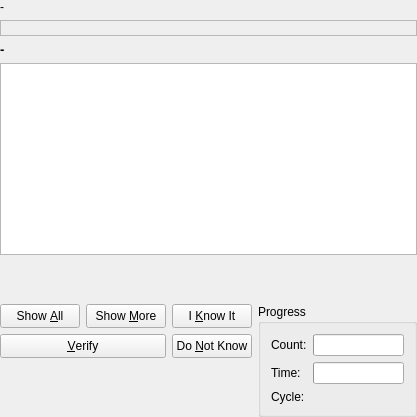
<ui version="4.0" >
 <author>Peter Hedlund &lt;peter.hedlund@kdemail.net></author>
 <comment></comment>
 <exportmacro></exportmacro>
 <class>SimpleQueryDlgForm</class>
 <widget class="QWidget" name="SimpleQueryDlgForm" >
  <property name="geometry" >
   <rect>
    <x>0</x>
    <y>0</y>
    <width>392</width>
    <height>417</height>
   </rect>
  </property>
  <property name="sizePolicy" >
   <sizepolicy>
    <hsizetype>5</hsizetype>
    <vsizetype>5</vsizetype>
    <horstretch>0</horstretch>
    <verstretch>0</verstretch>
   </sizepolicy>
  </property>
  <layout class="QVBoxLayout" >
   <property name="margin" >
    <number>0</number>
   </property>
   <property name="spacing" >
    <number>6</number>
   </property>
   <item>
    <layout class="QVBoxLayout" >
     <property name="margin" >
      <number>0</number>
     </property>
     <property name="spacing" >
      <number>6</number>
     </property>
     <item>
      <widget class="QLabel" name="queryLabel" >
       <property name="text" >
        <string>-</string>
       </property>
      </widget>
     </item>
     <item>
      <widget class="QLabel" name="queryField" >
       <property name="sizePolicy" >
        <sizepolicy>
         <hsizetype>1</hsizetype>
         <vsizetype>1</vsizetype>
         <horstretch>0</horstretch>
         <verstretch>0</verstretch>
        </sizepolicy>
       </property>
       <property name="frameShape" >
        <enum>QFrame::StyledPanel</enum>
       </property>
       <property name="frameShadow" >
        <enum>QFrame::Plain</enum>
       </property>
       <property name="text" >
        <string/>
       </property>
       <property name="alignment" >
        <set>Qt::AlignVCenter</set>
       </property>
      </widget>
     </item>
     <item>
      <widget class="QLabel" name="instructionLabel" >
       <property name="font" >
        <font>
         <family>Tahoma</family>
         <pointsize>10</pointsize>
         <weight>75</weight>
         <italic>false</italic>
         <bold>true</bold>
         <underline>false</underline>
         <strikeout>false</strikeout>
        </font>
       </property>
       <property name="text" >
        <string>-</string>
       </property>
      </widget>
     </item>
     <item>
      <widget class="QTextEdit" name="answerField" >
       <property name="sizePolicy" >
        <sizepolicy>
         <hsizetype>7</hsizetype>
         <vsizetype>1</vsizetype>
         <horstretch>0</horstretch>
         <verstretch>0</verstretch>
        </sizepolicy>
       </property>
       <property name="tabChangesFocus" >
        <bool>true</bool>
       </property>
      </widget>
     </item>
    </layout>
   </item>
   <item>
    <spacer>
     <property name="orientation" >
      <enum>Qt::Vertical</enum>
     </property>
     <property name="sizeType" >
      <enum>QSizePolicy::Expanding</enum>
     </property>
     <property name="sizeHint" >
      <size>
       <width>300</width>
       <height>16</height>
      </size>
     </property>
    </spacer>
   </item>
   <item>
    <layout class="QGridLayout" >
     <property name="margin" >
      <number>0</number>
     </property>
     <property name="spacing" >
      <number>6</number>
     </property>
     <item row="1" column="0" >
      <widget class="QLabel" name="status" >
       <property name="sizePolicy" >
        <sizepolicy>
         <hsizetype>7</hsizetype>
         <vsizetype>1</vsizetype>
         <horstretch>0</horstretch>
         <verstretch>0</verstretch>
        </sizepolicy>
       </property>
       <property name="frameShadow" >
        <enum>QFrame::Plain</enum>
       </property>
       <property name="text" >
        <string/>
       </property>
      </widget>
     </item>
     <item rowspan="2" row="0" column="1" >
      <widget class="QGroupBox" name="progressgroup" >
       <property name="sizePolicy" >
        <sizepolicy>
         <hsizetype>1</hsizetype>
         <vsizetype>1</vsizetype>
         <horstretch>0</horstretch>
         <verstretch>0</verstretch>
        </sizepolicy>
       </property>
       <property name="title" >
        <string>Progress</string>
       </property>
       <layout class="QGridLayout" >
        <property name="margin" >
         <number>10</number>
        </property>
        <property name="spacing" >
         <number>6</number>
        </property>
        <item row="0" column="1" >
         <widget class="QProgressBar" name="countbar" >
          <property name="sizePolicy" >
           <sizepolicy>
            <hsizetype>7</hsizetype>
            <vsizetype>0</vsizetype>
            <horstretch>0</horstretch>
            <verstretch>0</verstretch>
           </sizepolicy>
          </property>
         </widget>
        </item>
        <item row="1" column="1" >
         <widget class="QProgressBar" name="timebar" />
        </item>
        <item row="0" column="0" >
         <widget class="QLabel" name="countlabel" >
          <property name="sizePolicy" >
           <sizepolicy>
            <hsizetype>5</hsizetype>
            <vsizetype>5</vsizetype>
            <horstretch>0</horstretch>
            <verstretch>0</verstretch>
           </sizepolicy>
          </property>
          <property name="text" >
           <string>Count:</string>
          </property>
         </widget>
        </item>
        <item row="1" column="0" >
         <widget class="QLabel" name="timelabel" >
          <property name="sizePolicy" >
           <sizepolicy>
            <hsizetype>5</hsizetype>
            <vsizetype>5</vsizetype>
            <horstretch>0</horstretch>
            <verstretch>0</verstretch>
           </sizepolicy>
          </property>
          <property name="text" >
           <string>Time:</string>
          </property>
         </widget>
        </item>
        <item row="2" column="0" >
         <widget class="QLabel" name="Cyclelabel" >
          <property name="frameShape" >
           <enum>QFrame::NoFrame</enum>
          </property>
          <property name="text" >
           <string>Cycle:</string>
          </property>
         </widget>
        </item>
        <item row="2" column="1" >
         <widget class="QLabel" name="progCount" >
          <property name="sizePolicy" >
           <sizepolicy>
            <hsizetype>5</hsizetype>
            <vsizetype>1</vsizetype>
            <horstretch>0</horstretch>
            <verstretch>0</verstretch>
           </sizepolicy>
          </property>
         </widget>
        </item>
       </layout>
      </widget>
     </item>
     <item row="0" column="0" >
      <layout class="QGridLayout" >
       <property name="margin" >
        <number>0</number>
       </property>
       <property name="spacing" >
        <number>6</number>
       </property>
       <item row="0" column="2" >
        <widget class="QPushButton" name="know_it" >
         <property name="sizePolicy" >
          <sizepolicy>
           <hsizetype>1</hsizetype>
           <vsizetype>1</vsizetype>
           <horstretch>0</horstretch>
           <verstretch>0</verstretch>
          </sizepolicy>
         </property>
         <property name="text" >
          <string>I &amp;Know It</string>
         </property>
        </widget>
       </item>
       <item row="1" column="2" >
        <widget class="QPushButton" name="dont_know" >
         <property name="sizePolicy" >
          <sizepolicy>
           <hsizetype>1</hsizetype>
           <vsizetype>1</vsizetype>
           <horstretch>0</horstretch>
           <verstretch>0</verstretch>
          </sizepolicy>
         </property>
         <property name="text" >
          <string>Do &amp;Not Know</string>
         </property>
        </widget>
       </item>
       <item row="0" column="0" >
        <widget class="QPushButton" name="show_all" >
         <property name="sizePolicy" >
          <sizepolicy>
           <hsizetype>1</hsizetype>
           <vsizetype>1</vsizetype>
           <horstretch>0</horstretch>
           <verstretch>0</verstretch>
          </sizepolicy>
         </property>
         <property name="text" >
          <string>Show &amp;All</string>
         </property>
        </widget>
       </item>
       <item row="0" column="1" >
        <widget class="QPushButton" name="show_more" >
         <property name="sizePolicy" >
          <sizepolicy>
           <hsizetype>1</hsizetype>
           <vsizetype>1</vsizetype>
           <horstretch>0</horstretch>
           <verstretch>0</verstretch>
          </sizepolicy>
         </property>
         <property name="text" >
          <string>Show &amp;More</string>
         </property>
        </widget>
       </item>
       <item row="1" column="0" colspan="2" >
        <widget class="QPushButton" name="verify" >
         <property name="sizePolicy" >
          <sizepolicy>
           <hsizetype>1</hsizetype>
           <vsizetype>1</vsizetype>
           <horstretch>0</horstretch>
           <verstretch>0</verstretch>
          </sizepolicy>
         </property>
         <property name="text" >
          <string>&amp;Verify</string>
         </property>
        </widget>
       </item>
      </layout>
     </item>
    </layout>
   </item>
  </layout>
 </widget>
 <layoutdefault spacing="6" margin="11" />
 <pixmapfunction></pixmapfunction>
 <tabstops>
  <tabstop>answerField</tabstop>
  <tabstop>show_all</tabstop>
  <tabstop>show_more</tabstop>
  <tabstop>verify</tabstop>
  <tabstop>know_it</tabstop>
  <tabstop>dont_know</tabstop>
 </tabstops>
 <resources/>
 <connections/>
</ui>
